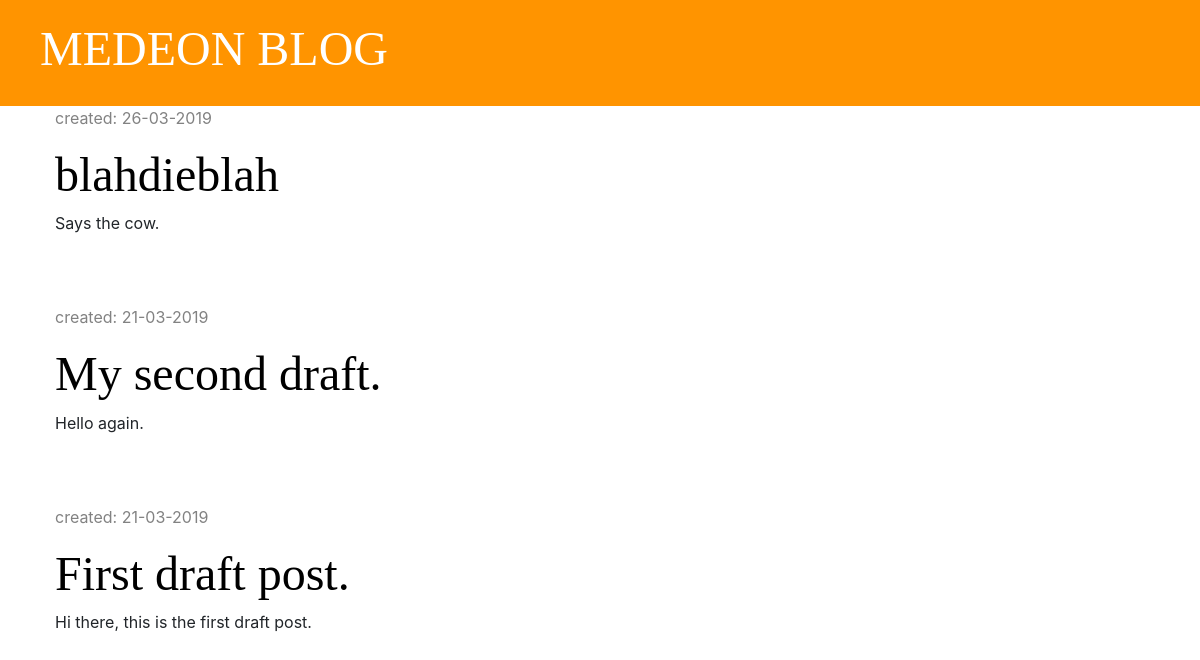
Screenshot of /drafts/ with the database file from the repository.
### blog/models.py (models this page shows, shortened)
class Post(models.Model):
    author = models.ForeignKey('auth.User', on_delete=models.CASCADE)
    title = models.CharField(max_length=200)
    text = models.TextField()
    created_date = models.DateTimeField(default=timezone.now)
    published_date = models.DateTimeField(blank=True, null=True)

### blog/views.py (the view)
# urls.py: path('drafts/', views.post_draft_list, name='post_draft_list'),
def post_draft_list(request):
    posts = Post.objects.filter(published_date__isnull=True).order_by('-created_date')
    context_dictionary = {'posts': posts}
    return render(request, 'blog/post_draft_list.html', context_dictionary)

### blog/templates/blog/post_draft_list.html
{% extends 'blog/base.html' %}
{% block content %}
    {% for post in posts %}
        <div class="post">
            <p class="date">created: {{ post.created_date|date:'d-m-Y' }}</p>
            <h1><a href="{% url 'post_detail' pk=post.pk %}">{{ post.title }}</a></h1>
            <p>{{ post.text|truncatechars:50 }}</p>
        </div>
    {% endfor %}
{% endblock %}

### blog/static/css/blog.css (style rules this page uses)
h1, h2, h3, h4 { font-family: 'Tangerine', 'Inconsolata', 'Droid Sans', serif; font-size: 48px; }
.date { color: #828282; }
.post { margin-bottom: 70px; }
.post h1 a { color: #000000; }

### rows the page displays
Post: created_date "26-03-2019", title "blahdieblah", text "Says the cow."
Post: created_date "21-03-2019", title "My second draft.", text "Hello again."
Post: created_date "21-03-2019", title "First draft post.", text "Hi there, this is the first draft post."
